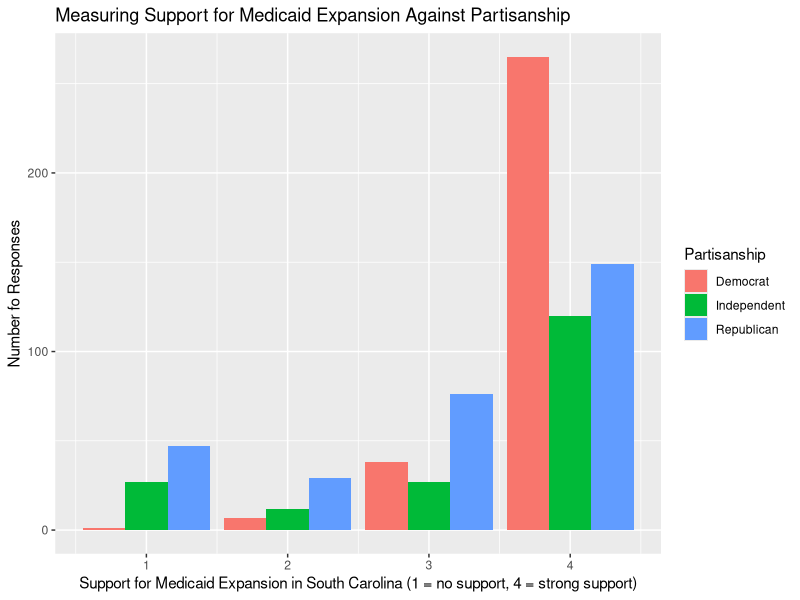

Source code (R):
## ---- chunk 1
library(tidyverse)

medicaid <- read_csv("data/medicaid.csv") |>
  rename(Partisanship = d8) |>
  filter(Partisanship != "Don't know or refused [DO NOT READ]",
         Partisanship != "Something else")

## ---- chunk 2
medicaid <- medicaid |>
  mutate(q6_new = case_when(q6 == "Strongly support" ~ 4,
               q6 == "Somewhat support" ~ 3,
               q6 == "Somewhat oppose" ~ 2,
               q6 == "Strongly oppose" ~ 1,
               q6 == "Don't know or refused [DO NOT READ] Neither support or oppose [DO NOT READ]" ~ NA,
               TRUE ~ NA_real_)) |>
  drop_na(q6_new) |>
  rename(level_of_support = q6_new)

## ---- chunk 3
library(knitr)
support_table <- medicaid |> 
  count(level_of_support) |>
  pivot_wider(names_from = level_of_support,
              values_from = n,
              names_prefix = "Support_Level_") 
kable(support_table, caption = "Number of Responses for Each Assigned Level of Support for Medicaid Expansion")
## ---- chunk 4
partisanship_plot <- ggplot(data = medicaid,
                        mapping = aes(x = level_of_support, fill = Partisanship)) +
  geom_bar(position = "dodge") + 
  labs(title = "Measuring Support for Medicaid Expansion Against Partisanship",
       x = "Support for Medicaid Expansion in South Carolina (1 = no support, 4 = strong support)",
       y = "Number fo Responses")
partisanship_plot
## ---- chunk 5
library(broom)
library(knitr)

medicaid$Partisanship <- as.factor(medicaid$Partisanship)

model <- lm(level_of_support ~ Partisanship, data = medicaid)

regression_table <- tidy(model)
kable(regression_table, col.names = c("Term", "Estimate", "Std. Error", "t value", "p value"),
      caption = "Regression Results: Support Based on Partisanship")
